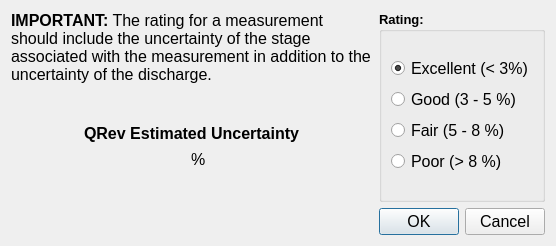
<?xml version="1.0" encoding="UTF-8"?>
<ui version="4.0">
 <class>rating</class>
 <widget class="QDialog" name="rating">
  <property name="geometry">
   <rect>
    <x>0</x>
    <y>0</y>
    <width>556</width>
    <height>246</height>
   </rect>
  </property>
  <property name="windowTitle">
   <string>Rating</string>
  </property>
  <layout class="QGridLayout" name="gridLayout_2">
   <item row="0" column="0">
    <layout class="QHBoxLayout" name="horizontalLayout_3">
     <item>
      <layout class="QVBoxLayout" name="verticalLayout_2">
       <item>
        <widget class="QLabel" name="txt_rating_msg">
         <property name="font">
          <font>
           <pointsize>12</pointsize>
          </font>
         </property>
         <property name="text">
          <string>&lt;html&gt;&lt;head/&gt;&lt;body&gt;&lt;p&gt;&lt;span style=&quot; font-weight:600;&quot;&gt;IMPORTANT:&lt;/span&gt; The rating for a measurement should include the uncertainty of the stage associated with the measurement in addition to the uncertainty of the discharge.&lt;/p&gt;&lt;/body&gt;&lt;/html&gt;</string>
         </property>
         <property name="wordWrap">
          <bool>true</bool>
         </property>
        </widget>
       </item>
       <item>
        <spacer name="verticalSpacer_2">
         <property name="orientation">
          <enum>Qt::Vertical</enum>
         </property>
         <property name="sizeHint" stdset="0">
          <size>
           <width>20</width>
           <height>40</height>
          </size>
         </property>
        </spacer>
       </item>
       <item>
        <layout class="QHBoxLayout" name="horizontalLayout_2">
         <item>
          <spacer name="horizontalSpacer_3">
           <property name="orientation">
            <enum>Qt::Horizontal</enum>
           </property>
           <property name="sizeHint" stdset="0">
            <size>
             <width>40</width>
             <height>20</height>
            </size>
           </property>
          </spacer>
         </item>
         <item>
          <widget class="QLabel" name="Uncertainty_label">
           <property name="font">
            <font>
             <pointsize>12</pointsize>
             <weight>75</weight>
             <bold>true</bold>
            </font>
           </property>
           <property name="text">
            <string>QRev Estimated Uncertainty</string>
           </property>
          </widget>
         </item>
         <item>
          <spacer name="horizontalSpacer_4">
           <property name="orientation">
            <enum>Qt::Horizontal</enum>
           </property>
           <property name="sizeHint" stdset="0">
            <size>
             <width>40</width>
             <height>20</height>
            </size>
           </property>
          </spacer>
         </item>
        </layout>
       </item>
       <item>
        <layout class="QHBoxLayout" name="horizontalLayout" stretch="2,0,0,2">
         <item>
          <spacer name="horizontalSpacer">
           <property name="orientation">
            <enum>Qt::Horizontal</enum>
           </property>
           <property name="sizeHint" stdset="0">
            <size>
             <width>40</width>
             <height>20</height>
            </size>
           </property>
          </spacer>
         </item>
         <item>
          <widget class="QLabel" name="uncertainty_value">
           <property name="text">
            <string/>
           </property>
          </widget>
         </item>
         <item>
          <widget class="QLabel" name="uncertainty_units">
           <property name="font">
            <font>
             <pointsize>12</pointsize>
            </font>
           </property>
           <property name="text">
            <string>%</string>
           </property>
          </widget>
         </item>
         <item>
          <spacer name="horizontalSpacer_2">
           <property name="orientation">
            <enum>Qt::Horizontal</enum>
           </property>
           <property name="sizeHint" stdset="0">
            <size>
             <width>40</width>
             <height>20</height>
            </size>
           </property>
          </spacer>
         </item>
        </layout>
       </item>
       <item>
        <spacer name="verticalSpacer">
         <property name="orientation">
          <enum>Qt::Vertical</enum>
         </property>
         <property name="sizeHint" stdset="0">
          <size>
           <width>20</width>
           <height>40</height>
          </size>
         </property>
        </spacer>
       </item>
      </layout>
     </item>
     <item>
      <widget class="QGroupBox" name="gb_rating">
       <property name="font">
        <font>
         <pointsize>10</pointsize>
         <weight>75</weight>
         <bold>true</bold>
        </font>
       </property>
       <property name="title">
        <string>Rating:</string>
       </property>
       <layout class="QGridLayout" name="gridLayout">
        <item row="0" column="0">
         <layout class="QVBoxLayout" name="verticalLayout">
          <item>
           <widget class="QRadioButton" name="rb_excellent">
            <property name="font">
             <font>
              <pointsize>12</pointsize>
              <weight>50</weight>
              <bold>false</bold>
             </font>
            </property>
            <property name="text">
             <string>Excellent (&lt; 3%)</string>
            </property>
            <property name="checked">
             <bool>true</bool>
            </property>
           </widget>
          </item>
          <item>
           <widget class="QRadioButton" name="rb_good">
            <property name="font">
             <font>
              <pointsize>12</pointsize>
              <weight>50</weight>
              <bold>false</bold>
             </font>
            </property>
            <property name="text">
             <string>Good (3 - 5 %)</string>
            </property>
           </widget>
          </item>
          <item>
           <widget class="QRadioButton" name="rb_fair">
            <property name="font">
             <font>
              <pointsize>12</pointsize>
              <weight>50</weight>
              <bold>false</bold>
             </font>
            </property>
            <property name="text">
             <string>Fair (5 - 8 %)</string>
            </property>
           </widget>
          </item>
          <item>
           <widget class="QRadioButton" name="rb_poor">
            <property name="font">
             <font>
              <pointsize>12</pointsize>
              <weight>50</weight>
              <bold>false</bold>
             </font>
            </property>
            <property name="text">
             <string>Poor (&gt; 8 %)</string>
            </property>
           </widget>
          </item>
         </layout>
        </item>
       </layout>
      </widget>
     </item>
    </layout>
   </item>
   <item row="1" column="0">
    <widget class="QDialogButtonBox" name="buttonBox">
     <property name="font">
      <font>
       <pointsize>12</pointsize>
      </font>
     </property>
     <property name="orientation">
      <enum>Qt::Horizontal</enum>
     </property>
     <property name="standardButtons">
      <set>QDialogButtonBox::Cancel|QDialogButtonBox::Ok</set>
     </property>
    </widget>
   </item>
  </layout>
 </widget>
 <resources/>
 <connections>
  <connection>
   <sender>buttonBox</sender>
   <signal>accepted()</signal>
   <receiver>rating</receiver>
   <slot>accept()</slot>
   <hints>
    <hint type="sourcelabel">
     <x>248</x>
     <y>254</y>
    </hint>
    <hint type="destinationlabel">
     <x>157</x>
     <y>274</y>
    </hint>
   </hints>
  </connection>
  <connection>
   <sender>buttonBox</sender>
   <signal>rejected()</signal>
   <receiver>rating</receiver>
   <slot>reject()</slot>
   <hints>
    <hint type="sourcelabel">
     <x>316</x>
     <y>260</y>
    </hint>
    <hint type="destinationlabel">
     <x>286</x>
     <y>274</y>
    </hint>
   </hints>
  </connection>
 </connections>
</ui>
